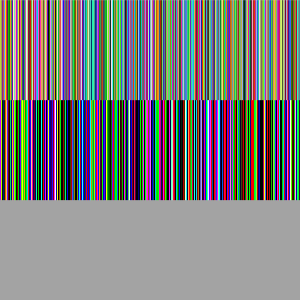
Frame 1 (no input)
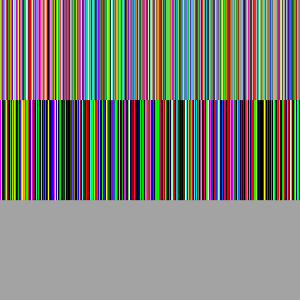
Frame 60 (the mouse pressed at the canvas centre just before this capture)
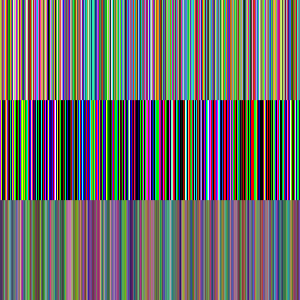
Frame 120 (the mouse held since frame 60 and released just before this capture)

The Processing sketch that drew these frames (run headless with seeded random() and noise(); from frame 60 on, the mouse is pressed at the canvas centre):

// Processing sketch: Sketch_02_Random_Noise
// ── Sketch_02_Random_Noise.pde
void setup() {
  size(300, 300);
}

void draw() {

  randomSeed(0);
  for (int x = 0; x < width; x++) {
    stroke(random(255), random(255), random(255));
    line(x, 0, x, 100);
  }

  randomSeed(0);
  for (int x = 0; x < width; x++) {
    stroke(randomGaussian() * 255., randomGaussian() * 255., randomGaussian() * 255.);
    line(x, 100, x, 200);
  }

  noiseSeed(0);
  for (int x = 0; x < width; x++) {
    float noiseScale = map(mouseX, 0, width, 0, 1);
    noiseDetail(3, 0.5);
    float r = noise((x + 10) * noiseScale);
    float g = noise((x + 200) * noiseScale);
    float b = noise((x + 255)  * noiseScale);
    stroke(r*255, g*255, b*255);
    line(x, 200, x, 300);
  }
}
